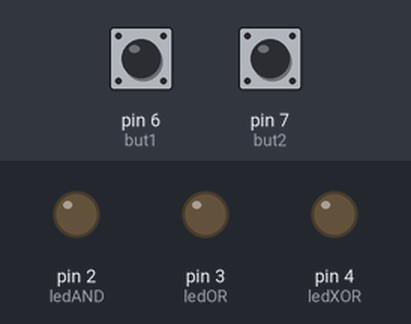
The sketch below on a simulated Arduino Uno, built with avr-gcc and run on an emulated ATmega328P. Parts: output pins drawn as LEDs (lit = HIGH). The test bench sets the inputs (shaded band); at power-on: pin 6 (but1) HIGH, pin 7 (but2) HIGH.

Above: at 1.2 s.
1.3 s: pin 6 (but1) pulled LOW for 0.15 s
At 1.37 s:
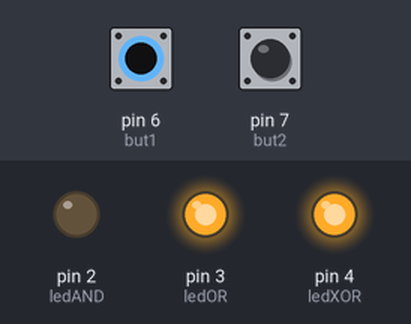
2.9 s: pin 6 (but1) pulled LOW for 3.2 s
At 7.1 s:
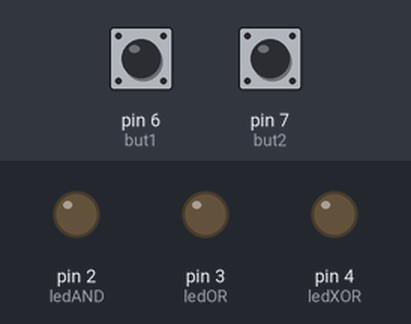
7.6 s: pin 7 (but2) pulled LOW for 3.2 s
At 8.2 s:
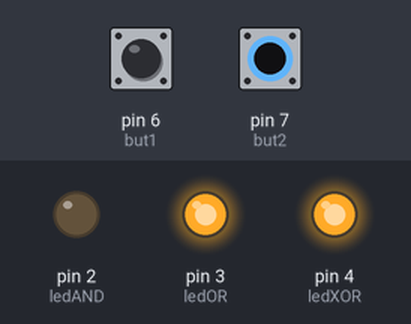
12.3 s: pin 6 (but1) driven LOW and pin 7 (but2) driven LOW
At 13.0 s:
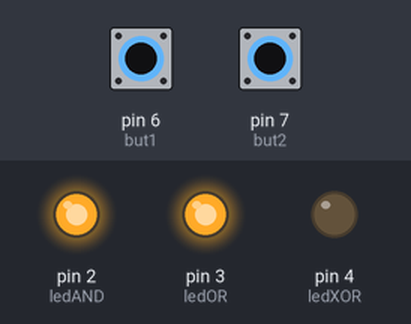
Timing chart, 0 to 14.8 s (numbered marks = the images above; inputs shaded):
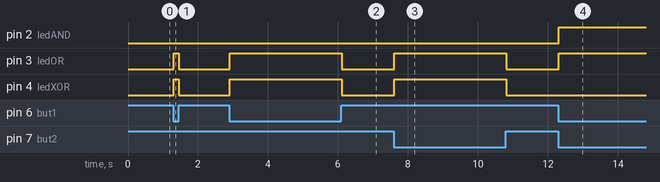

Measured:
- after the input at 1.3 s, pin 3 (ledOR), pin 4 (ledXOR): LOW → HIGH at once, → LOW 0.15 s later
- after the input at 2.9 s, pin 3 (ledOR), pin 4 (ledXOR): LOW → HIGH at once, → LOW 3.2 s later
- after the input at 7.6 s, pin 3 (ledOR), pin 4 (ledXOR): LOW → HIGH at once, → LOW 3.2 s later
- after the input at 12.3 s, pin 2 (ledAND), pin 3 (ledOR): LOW → HIGH at once

The sketch:

extra.ino
```cpp
#define ledAND 2 //Define o led da AND na porta 2
#define ledOR 3 //Define o led da OR na porta 3
#define ledXOR 4 //Define o led da XOR na porta 4

#define but1 6 //Define o botão 1 na porta 6
#define but2 7 //Define o botão 2 na porta 7

int stateBut1 = 0;
int stateBut2 = 0;

void setup()
{
  //Define os LEDs como saída e os botões como entrada
  pinMode(ledAND, OUTPUT);
  pinMode(ledOR, OUTPUT);
  pinMode(ledXOR, OUTPUT);
  pinMode(but1, INPUT_PULLUP);
  pinMode(but2, INPUT_PULLUP);
}

void loop()
{
  //Lê e nega o estado dos botões
  stateBut1 = !(digitalRead(but1));
  stateBut2 = !(digitalRead(but2));

  //Com base nas operações lógicas, acende ou apaga os LEDs
  digitalWrite(ledAND, stateBut1 & stateBut2);
  digitalWrite(ledOR, stateBut1 | stateBut2);
  digitalWrite(ledXOR, stateBut1 ^ stateBut2);
}
```
